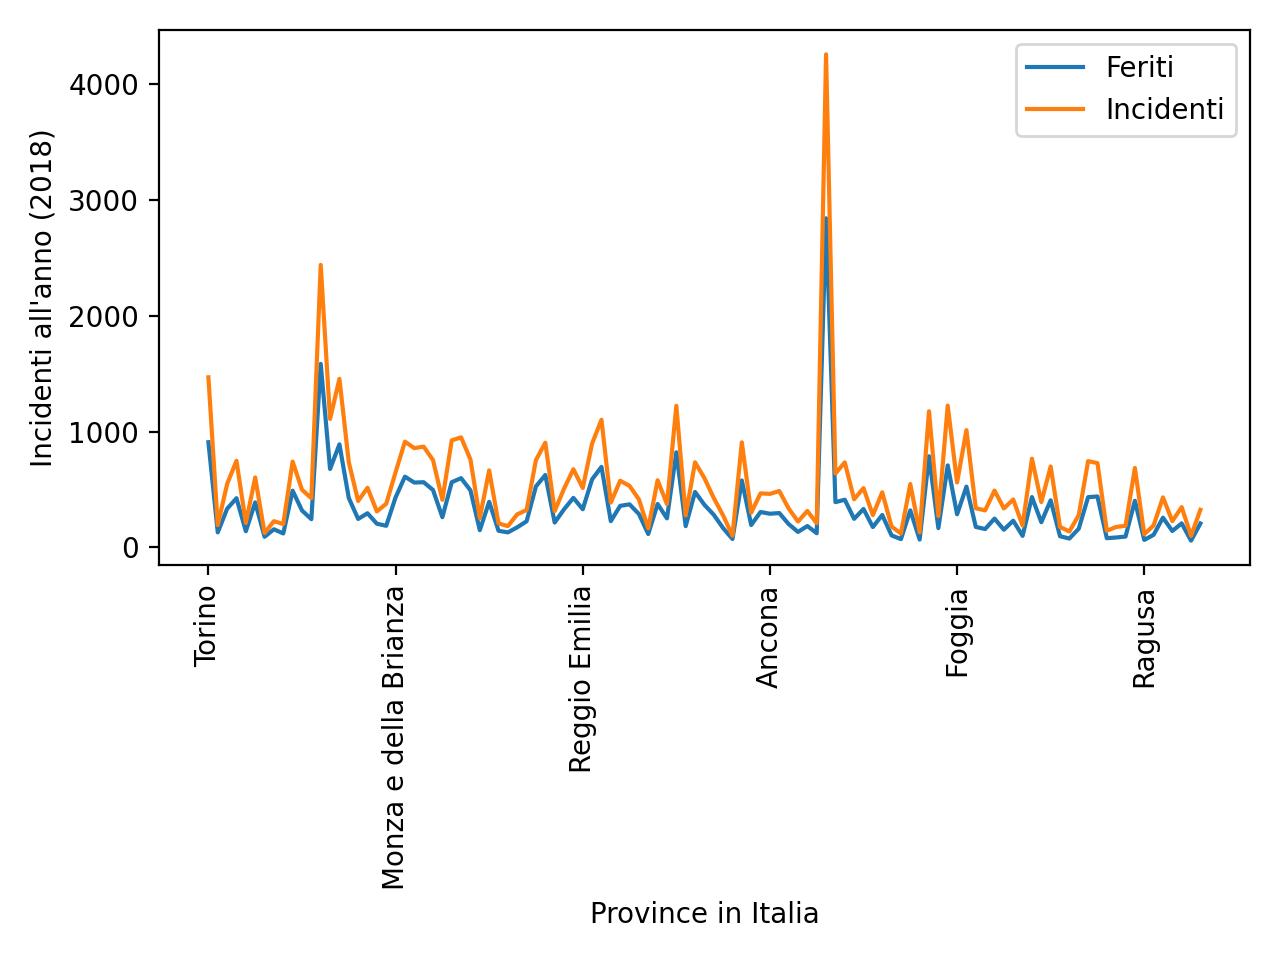

Write Python code to recreate this figure.

import pandas as pd
import matplotlib.pyplot as plt

data = pd.read_csv("dataset/incidenti/aci/autostrade/comuni_2018.csv")
fields = ['INC','FER']

df = pd.DataFrame()
for f in data['PROVINCIA'].unique():
    df = df.append(pd.DataFrame(
        [
            f, 
            data[data['PROVINCIA'] == f]['INC'].sum(), 
            data[data['PROVINCIA'] == f]['FER'].sum()
        ]).transpose(), ignore_index=True)

df.set_index(df[0], inplace=True)
df =  df[[1,2]]

df[1].plot(label='Feriti')
df[2].plot(label='Incidenti')
plt.xticks(rotation=90)
plt.legend()
plt.ylabel("Incidenti all'anno (2018)")
plt.xlabel("Province in Italia")
plt.tight_layout()
plt.show()
